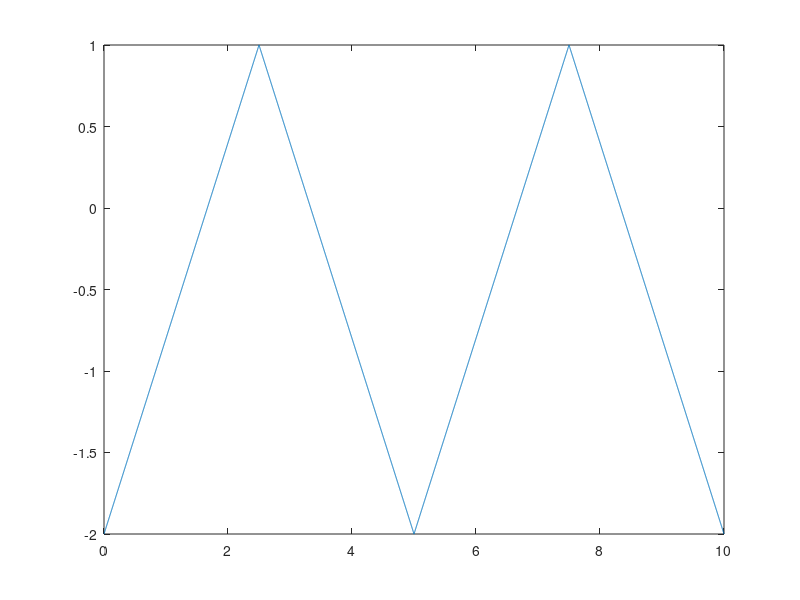
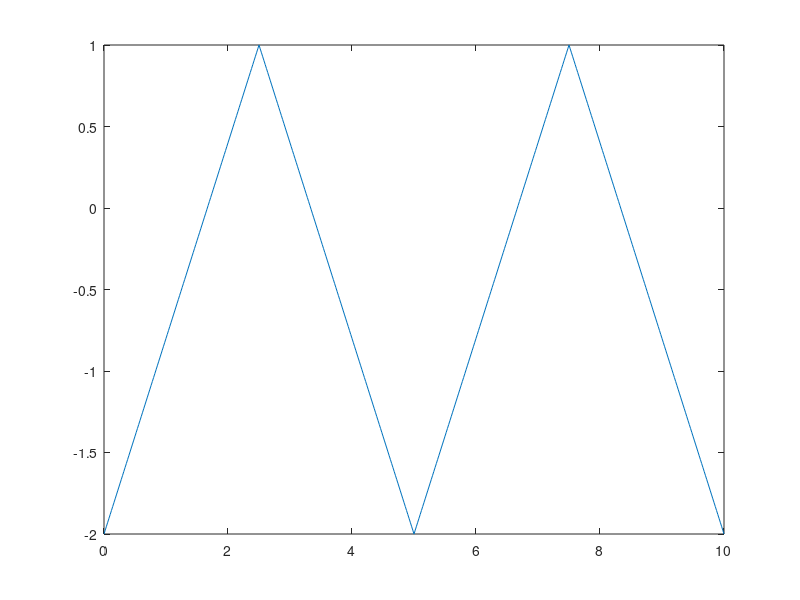
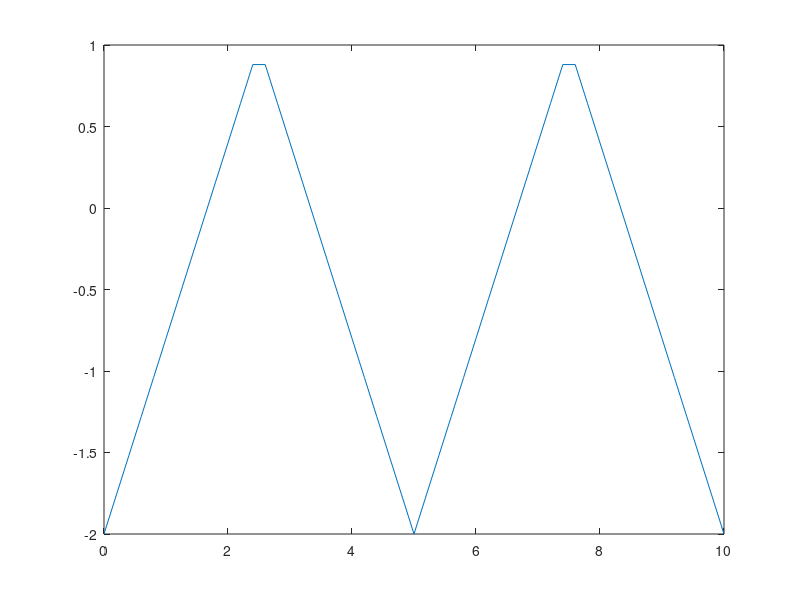

MATLAB code for these plots, in order:
t1=0:0.002:10;
t2=0:0.02:10;
t3=0:0.2:10;
offset=0;
amp=1.5;
freq=0.2;
tr_wav1=offset+amp*sawtooth(2*pi*freq.*t1,0.5)-0.5; %facem ca varful functiei sawtooth sa fie la mijloc (0.5) obtinand astfel un semnal triunghiular
tr_wav2=offset+amp*sawtooth(2*pi*freq.*t2,0.5)-0.5; 
tr_wav3=offset+amp*sawtooth(2*pi*freq.*t3,0.5)-0.5;
amplitude = max(tr_wav1(:)) - min(tr_wav1(:)); %aflam valoarea amplitudinii peak-to-peak
m=max(tr_wav1);
f=min(t1(tr_wav1==m)); %aflam valoarea lui t atunci cand semnalul are amplitudine maxima, folosim min pentru a lua doar o valoare
slope=amplitude/f %calculam panta cu formula (y-y0)/(x-x0)
figure(1)
plot(t1,tr_wav1)
figure(2)
plot(t2,tr_wav2)
figure(3)
plot(t3,tr_wav3)
